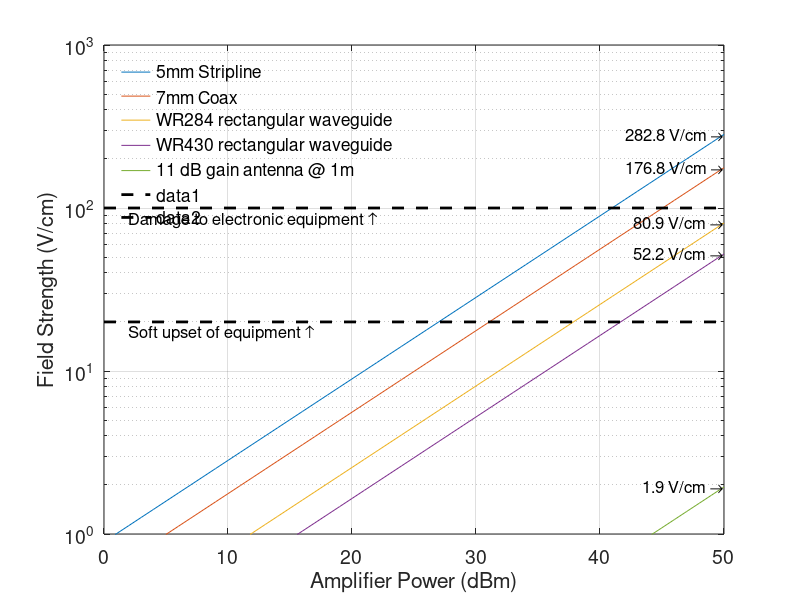

This chart was generated by the following MATLAB code:
powerdBm = 0:50;
powerWatts = 10.^(powerdBm/10 - 3);
voltage = sqrt(50*powerWatts);
device1 = voltage/0.25; % 0.25 centimeter gap for stripline
device2 = voltage/0.4; % 0.4 centimeter gap for coax airline
device3 = sqrt(4*401.5*powerWatts/(7.21*3.4)); %WR284 equation in notebook
device4 = sqrt(4*401.5*powerWatts/(10.9*5.4)); %WR430
device5 = sqrt(30*powerWatts*10^1.1)/100; % 11 dB gain antenna at 1 meter
%https://www.semtech.com/images/promo/Semtech_ACS_Rad_Pwr_Field_Strength.pdf 
semilogy(powerdBm,device1,powerdBm,device2,powerdBm,device3,powerdBm,device4,powerdBm,device5)
legend('5mm Stripline','7mm Coax', 'WR284 rectangular waveguide', 'WR430 rectangular waveguide','11 dB gain antenna @ 1m','Location','NorthWest')
hold on
%plot([50 50],[1 1e4],'k','LineWidth',2)
plot([0 50],[1e2 1e2],'k--','LineWidth',2)
plot([0 50],[20 20],'k--','LineWidth',2)
hold off
xlabel('Amplifier Power (dBm)')
ylabel('Field Strength (V/cm)')
grid on
text(50,device1(51),sprintf('%0.1f V/cm \\rightarrow',device1(51)),'HorizontalAlignment','right','FontSize',12);
text(50,device2(51),sprintf('%0.1f V/cm \\rightarrow',device2(51)),'HorizontalAlignment','right','FontSize',12);
text(50,device3(51),sprintf('%0.1f V/cm \\rightarrow',device3(51)),'HorizontalAlignment','right','FontSize',12);
text(50,device4(51),sprintf('%0.1f V/cm \\rightarrow',device4(51)),'HorizontalAlignment','right','FontSize',12);
text(50,device5(51),sprintf('%0.1f V/cm \\rightarrow',device5(51)),'HorizontalAlignment','right','FontSize',12);
text(2,85,'Damage to electronic equipment \uparrow','HorizontalAlignment','left','FontSize',12);
text(2,17,'Soft upset of equipment \uparrow','HorizontalAlignment','left','FontSize',12);
%text(50,10,'Maximum output of amplifier \rightarrow','HorizontalAlignment','right','FontSize',12);
set(gca,'FontSize',14)
ylim([1 1e3])
legend('boxoff')